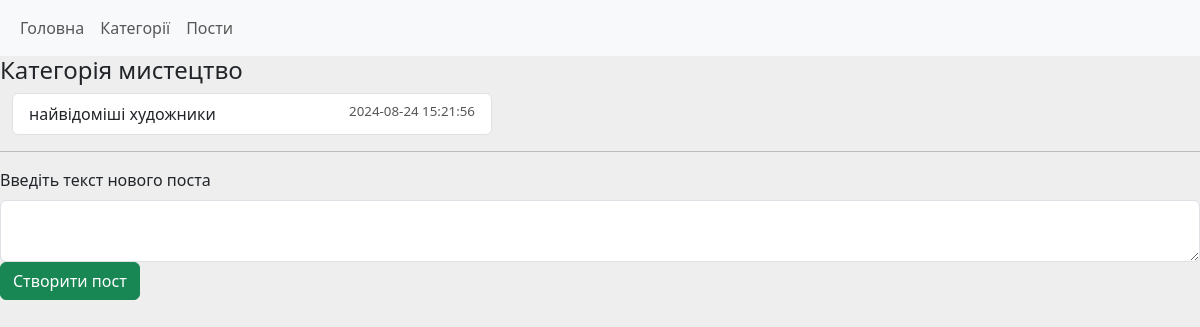
Page /post/category/3 on the earlier database version.
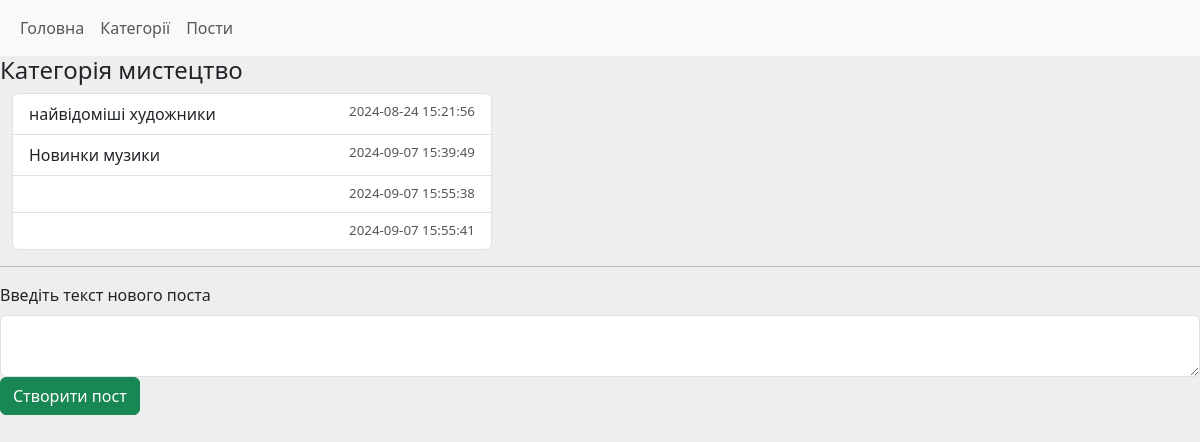
Same page on the later database version.
### tables this page shows
CREATE TABLE post (
	id INTEGER PRIMARY KEY AUTOINCREMENT,
	category_id INTEGER NOT NULL,
	text TEXT,
	datetime DATETIME NOT NULL DEFAULT CURRENT_TIMESTAMP,
	
	FOREIGN KEY (category_id) REFERENCES category(id) 
);

### main.py (the view)
@app.route('/post/category/<id>', methods=["GET", "POST"])
def all_posts_in_category(id):
    if request.method == "POST":
        post_text = request.form.get("text")
        if len(post_text) > 0:
            db.addPost(id, post_text)
            return redirect(f'/post/category/{id}')
    return render_template("posts_in_category.html",
                           posts_list=db.getPostsInCategory(id),
                           category_name = db.getCategoryById(id)[0]
                           )

### db.py (called while the page is built)
def open():
    global conn, cursor
    conn = sqlite3.connect(db_name)
    cursor = conn.cursor()

def close():
    cursor.close()
    conn.close()

def getPostsInCategory(id):
    open()
    cursor.execute( "SELECT * FROM post WHERE category_id == ?", [id] )
    result = cursor.fetchall()
    close()
    return result

def getCategoryById(id):
    open()
    cursor.execute( "SELECT name FROM category WHERE id == ?", [id] )
    result = cursor.fetchone()
    close()
    return result

### templates/posts_in_category.html
{% extends 'base.html' %}
{% block content %}
<h4>Категорія {{ category_name }}</h4>
<div class="posts-list">
    <ul class="list-group">
        {% for post in posts_list  %}
            <li class="list-group-item">
                {{ post[2] }}
                <span class="date"> {{ post[3] }} </span>
            </li>
        {% endfor %}
    </ul>
</div>
<hr>
<div class="mb-3">
    <form method="post" >
        <label for="text" class="form-label" >Введіть текст нового поста</label>
        <textarea type="text" name="text" id="text" class="form-control"> </textarea>
        <input type="submit" value="Створити пост" class="btn btn-success">
    </form>
</div>
{% endblock %}

Differences in the rows shown:
added post: text "Новинки музики", datetime "2024-09-07 15:39:49"
added post: datetime "2024-09-07 15:55:38"
added post: datetime "2024-09-07 15:55:41"
